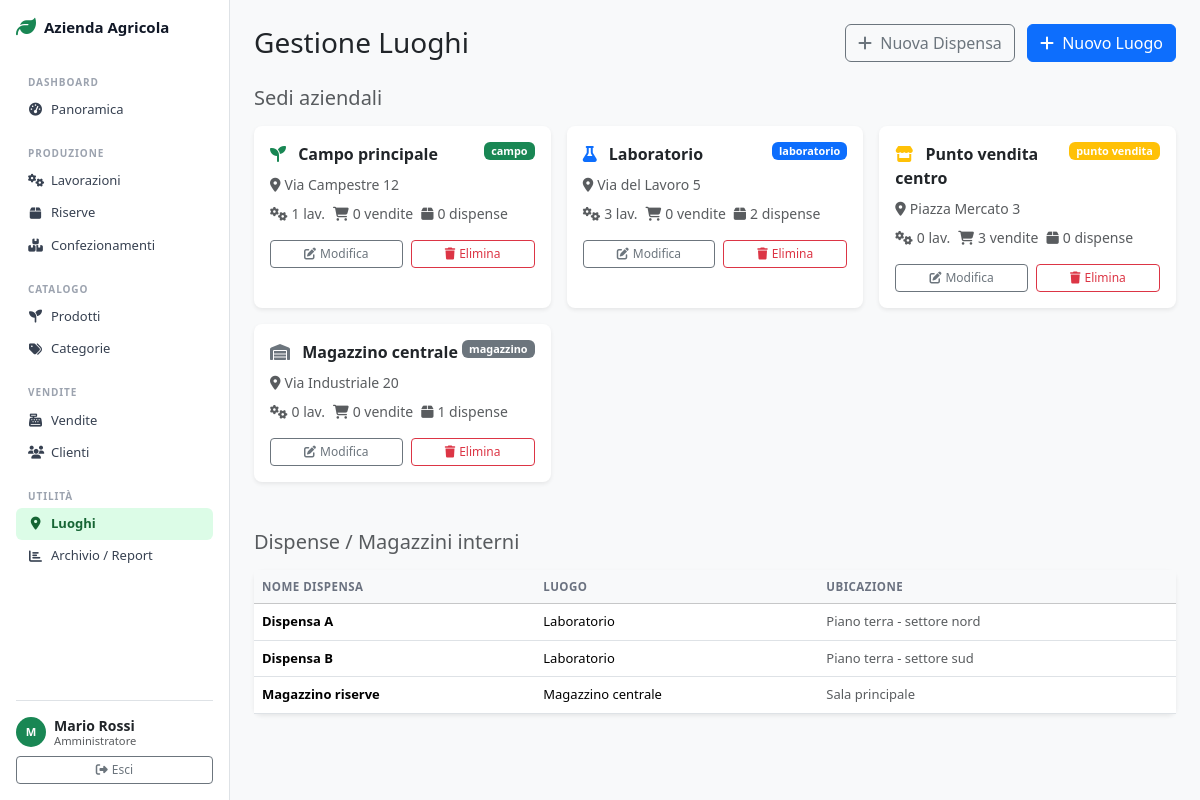
/admin/luoghi.php (signed in), run on the app's committed database.
### tables this page shows
CREATE TABLE IF NOT EXISTS LUOGO (
    idLuogo INT AUTO_INCREMENT PRIMARY KEY,
    nome VARCHAR(150) NOT NULL UNIQUE,
    indirizzo VARCHAR(255) NULL,
    tipo ENUM('campo', 'laboratorio', 'punto vendita', 'magazzino') NOT NULL,
    
    INDEX idx_tipo (tipo),
    INDEX idx_nome (nome)
);

CREATE TABLE IF NOT EXISTS DISPENSA (
    idDispensa INT AUTO_INCREMENT PRIMARY KEY,
    nome VARCHAR(150) NOT NULL,
    ubicazione VARCHAR(255) NULL,
    idLuogo INT NOT NULL,
    
    FOREIGN KEY (idLuogo) REFERENCES LUOGO(idLuogo) ON DELETE RESTRICT,
    INDEX idx_luogo (idLuogo),
    INDEX idx_nome (nome)
);

### includes/db.php (called while the page is built, shortened)
<?php
function executeQuery($conn, $sql, $params = []) {
    $stmt = mysqli_prepare($conn, $sql);
    mysqli_stmt_execute($stmt);
    return $stmt;
}
function fetchAll($conn, $sql, $params = []) {
    $stmt   = executeQuery($conn, $sql, $params);
    $result = mysqli_stmt_get_result($stmt);
    $rows   = mysqli_fetch_all($result, MYSQLI_ASSOC);
    return $rows;
}

### admin/luoghi.php (the view, shortened to what this page needs)
<?php
require_once '../includes/db.php';
$luoghi = fetchAll($pdo,
    "SELECT l.*,
            (SELECT COUNT(*) FROM LAVORAZIONE WHERE idLuogo = l.idLuogo) as nLavorazioni,
            (SELECT COUNT(*) FROM VENDITA WHERE idLuogo = l.idLuogo) as nVendite,
            (SELECT COUNT(*) FROM DISPENSA WHERE idLuogo = l.idLuogo) as nDispense
     FROM LUOGO l
     ORDER BY l.tipo, l.nome"
);
$dispense = fetchAll($pdo,
    "SELECT d.*, l.nome as nomeLuogo FROM DISPENSA d
     INNER JOIN LUOGO l ON d.idLuogo = l.idLuogo
     ORDER BY l.nome, d.nome"
);
include '../includes/header_admin.php';
?>
<div class="d-flex justify-content-between align-items-center mb-4">
    <h1 class="h3 mb-0">Gestione Luoghi</h1>
    <div>
        <button class="btn btn-outline-secondary me-2" data-bs-toggle="modal" data-bs-target="#modalNuovaDispensa">
            <i class="fas fa-plus me-1"></i> Nuova Dispensa
        </button>
        <button class="btn btn-primary" data-bs-toggle="modal" data-bs-target="#modalNuovoLuogo">
            <i class="fas fa-plus me-1"></i> Nuovo Luogo
        </button>
    </div>
</div>
<h5 class="mb-3 text-muted">Sedi aziendali</h5>
<div class="row g-3 mb-5">
    <?php if (empty($luoghi)): ?>
        <div class="col-12">
            <div class="alert alert-info">Nessun luogo registrato.</div>
        </div>
    <?php else: ?>
    <?php
    $tipoIcon = [
        'campo'        => 'fa-seedling',
        'laboratorio'  => 'fa-flask',
        'punto vendita'=> 'fa-store',
        'magazzino'    => 'fa-warehouse',
    ];
    $tipoBadge = [
        'campo'        => 'success',
        'laboratorio'  => 'primary',
        'punto vendita'=> 'warning',
        'magazzino'    => 'secondary',
    ];
    foreach ($luoghi as $l):
        $icon  = $tipoIcon[$l['tipo']] ?? 'fa-map-marker-alt';
        $badge = $tipoBadge[$l['tipo']] ?? 'secondary';
    ?>
        <div class="col-md-6 col-lg-4">
            <div class="card border-0 shadow-sm h-100">
                <div class="card-body">
                    <div class="d-flex justify-content-between align-items-start mb-2">
                        <div>
                            <i class="fas <?php echo $icon; ?> text-<?php echo $badge; ?> me-2"></i>
                            <strong><?php echo htmlspecialchars($l['nome']); ?></strong>
                        </div>
                        <span class="badge bg-<?php echo $badge; ?>"><?php echo htmlspecialchars($l['tipo']); ?></span>
                    </div>
                    <?php if ($l['indirizzo']): ?>
                        <p class="text-muted small mb-2">
                            <i class="fas fa-map-marker-alt me-1"></i><?php echo htmlspecialchars($l['indirizzo']); ?>
                        </p>
                    <?php endif; ?>
                    <div class="d-flex gap-2 text-muted small mb-3">
                        <span><i class="fas fa-cogs me-1"></i><?php echo $l['nLavorazioni']; ?> lav.</span>
                        <span><i class="fas fa-shopping-cart me-1"></i><?php echo $l['nVendite']; ?> vendite</span>
                        <span><i class="fas fa-box me-1"></i><?php echo $l['nDispense']; ?> dispense</span>
                    </div>
                    <div class="d-flex gap-2">
                        <button class="btn btn-sm btn-outline-secondary flex-fill"
                                onclick='editLuogo(<?php echo json_encode($l); ?>)'>
                            <i class="fas fa-edit me-1"></i>Modifica
                        </button>
                        <form method="POST" action="/api/luoghi.php" class="d-inline flex-fill">
                            <button type="submit" class="btn btn-sm btn-outline-danger w-100"
                                    onclick="return confirm('Eliminare questo luogo?')">
                                <i class="fas fa-trash me-1"></i>Elimina
                            </button>
                        </form>
                    </div>
                </div>
            </div>
        </div>
    <?php endforeach; ?>
    <?php endif; ?>
</div>
<h5 class="mb-3 text-muted">Dispense / Magazzini interni</h5>
<div class="card border-0 shadow-sm">
    <div class="card-body p-0">
        <div class="table-responsive">
            <table class="table table-hover align-middle mb-0">
                <thead class="table-light">
                    <tr>
                        <th>Nome dispensa</th>
                        <th>Luogo</th>
                        <th>Ubicazione</th>
                    </tr>
                </thead>
                <tbody>
                    <?php if (empty($dispense)): ?>
                        <tr><td colspan="3" class="text-center text-muted py-3">Nessuna dispensa registrata</td></tr>
                    <?php else: ?>
                    <?php foreach ($dispense as $d): ?>
                        <tr>
                            <td><strong><?php echo htmlspecialchars($d['nome']); ?></strong></td>
                            <td><?php echo htmlspecialchars($d['nomeLuogo']); ?></td>
                            <td class="text-muted"><?php echo htmlspecialchars($d['ubicazione'] ?? '-'); ?></td>
                        </tr>
                    <?php endforeach; ?>
                    <?php endif; ?>
                </tbody>
            </table>
        </div>
    </div>
</div>
<?php include '../includes/footer.php'; ?>

### css/admin.css (style rules this page uses)
.card { border-radius: 8px; }
.table thead th { font-size: .72rem; font-weight: 600; text-transform: uppercase; letter-spacing: .04em; color: #6b7280; white-space: nowrap; border-bottom-width: 1px; }
.table td { font-size: .8125rem; vertical-align: middle; }
.badge { font-size: .68rem; font-weight: 600; }
.btn-sm { font-size: .75rem; }

### data on the page
luogo: nome "Campo principale", tipo "campo", indirizzo "Via Campestre 12", nLavorazioni "1", nVendite "0", nDispense "0"
luogo: nome "Laboratorio", tipo "laboratorio", indirizzo "Via del Lavoro 5", nLavorazioni "3", nVendite "0", nDispense "2"
luogo: nome "Punto vendita centro", tipo "punto vendita", indirizzo "Piazza Mercato 3", nLavorazioni "0", nVendite "3", nDispense "0"
luogo: nome "Magazzino centrale", tipo "magazzino", indirizzo "Via Industriale 20", nLavorazioni "0", nVendite "0", nDispense "1"
dispensa: nome "Dispensa A", idLuogo.nome "Laboratorio", ubicazione "Piano terra - settore nord"
dispensa: nome "Dispensa B", idLuogo.nome "Laboratorio", ubicazione "Piano terra - settore sud"
dispensa: nome "Magazzino riserve", idLuogo.nome "Magazzino centrale", ubicazione "Sala principale"

### other printed values
APP_NAME "Azienda Agricola"
substr(getUserName(), 0, 1) "M"
getUserName() "Mario Rossi"
